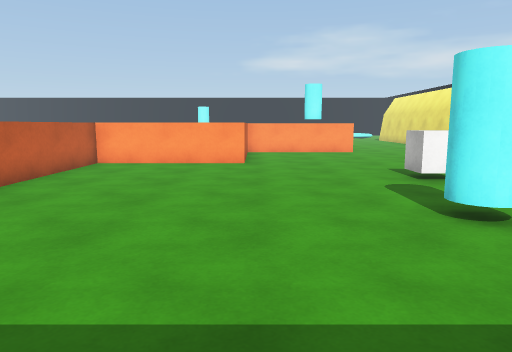
view 1 (above)

24 first-person views from a walk through a 3-D level made in the Unity game engine. The camera is 1.3 m above the floor, tilts 8° down and sees 70° across. The floor is counted in squares, 1 m on a side. Each view is taken from the middle of a square. On the plan, view 1 faces up. The plan holds only what a view shows up to about 15 squares ahead; the rest is blank. The place goes on beyond the plan. The player character is not drawn. Surface patterns are stand-ins for the level's own textures.

view 2
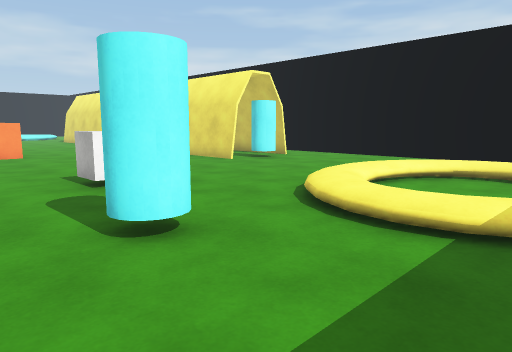

view 3
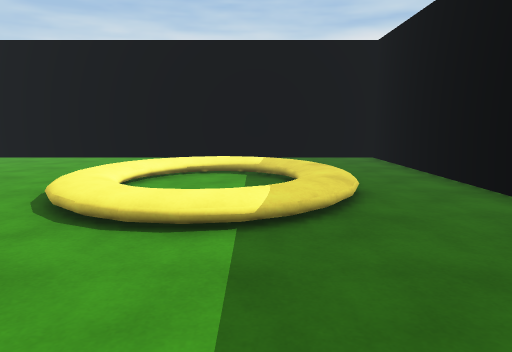

view 4
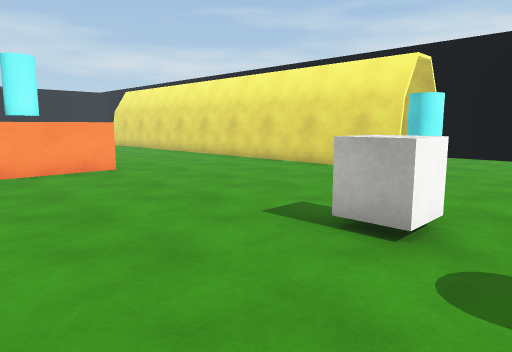

view 5
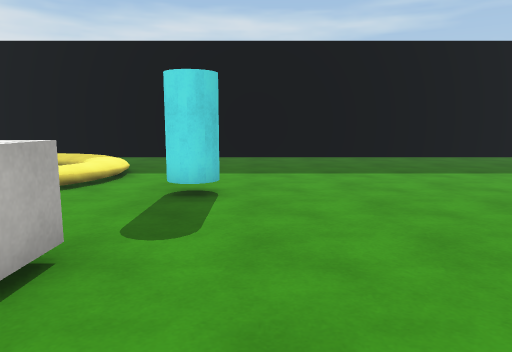

view 6
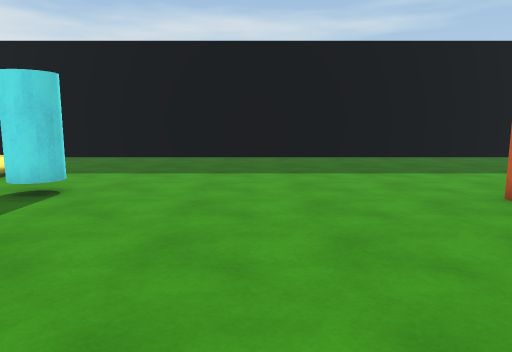

view 7
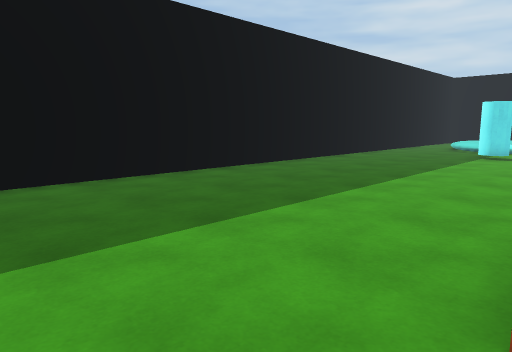

view 8
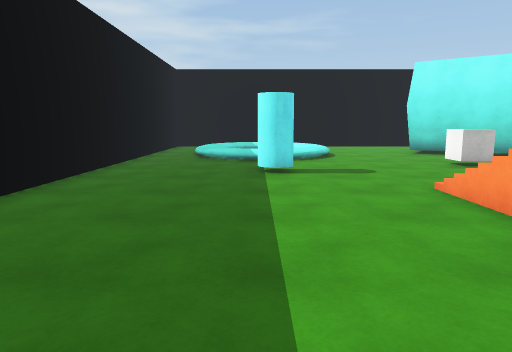

view 9
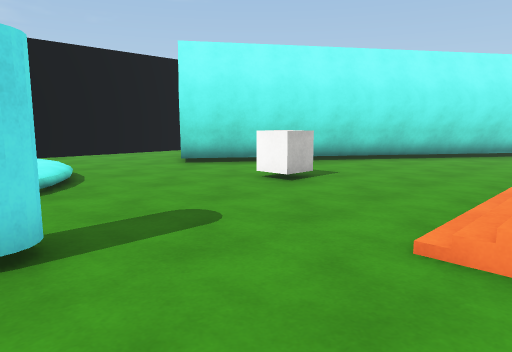

view 10
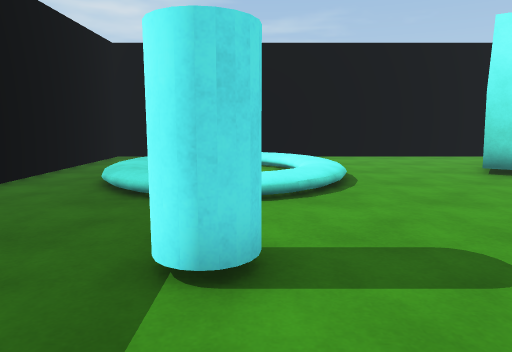

view 11
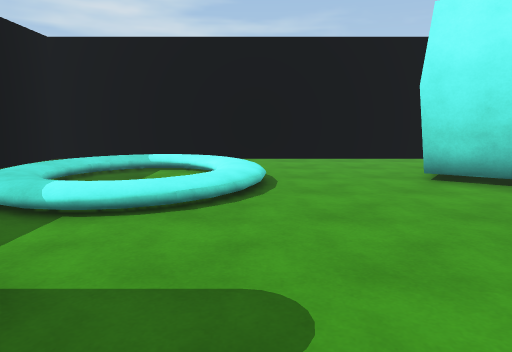

view 12
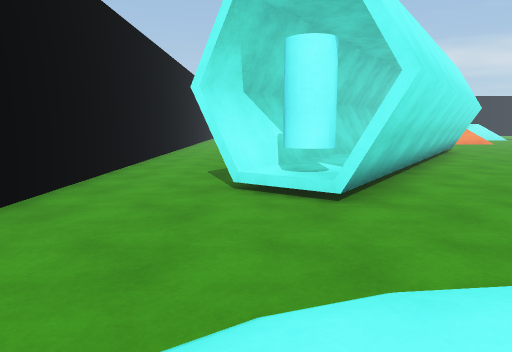

view 13
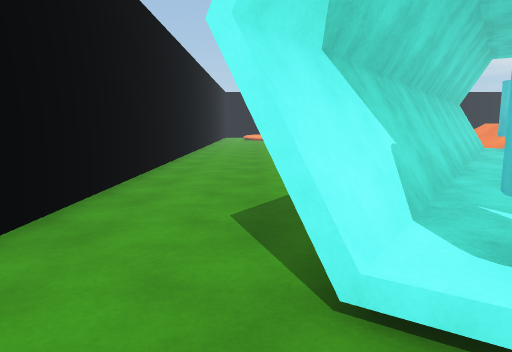

view 14
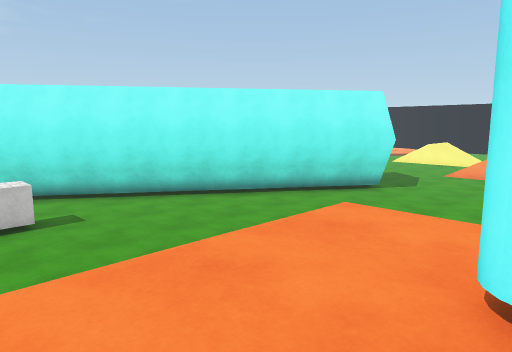

view 15
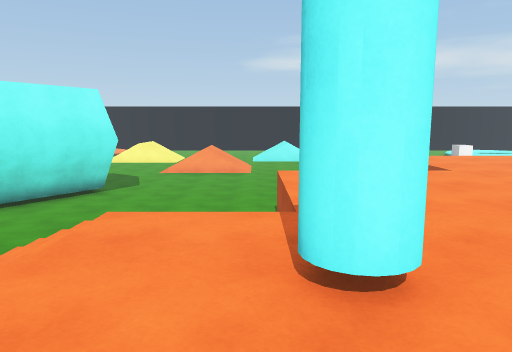

view 16
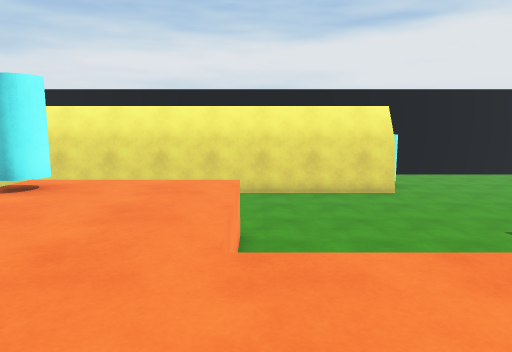

view 17
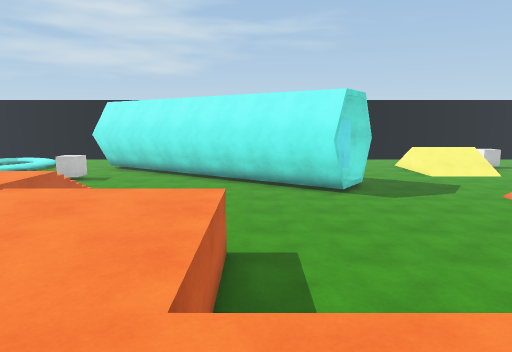

view 18
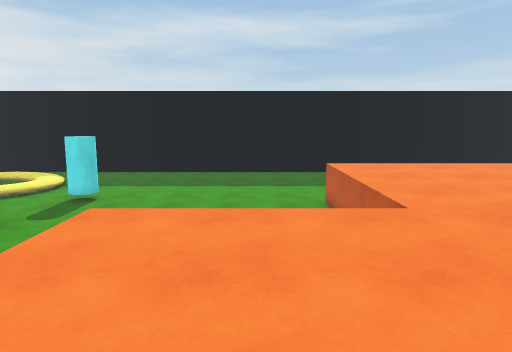

view 19
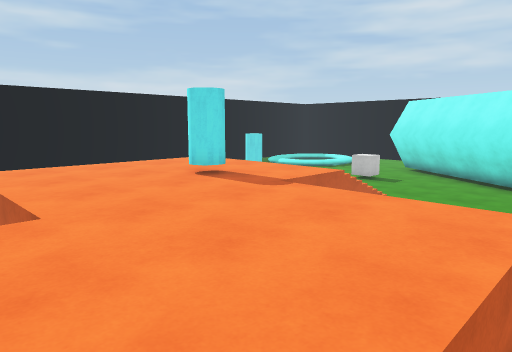

view 20
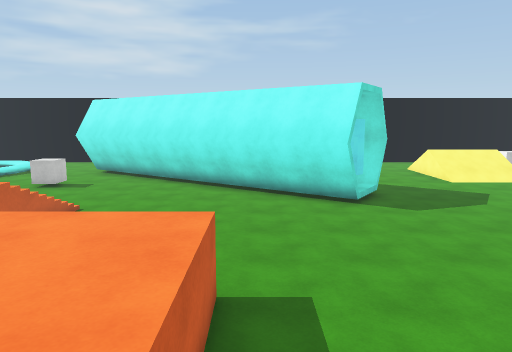

view 21
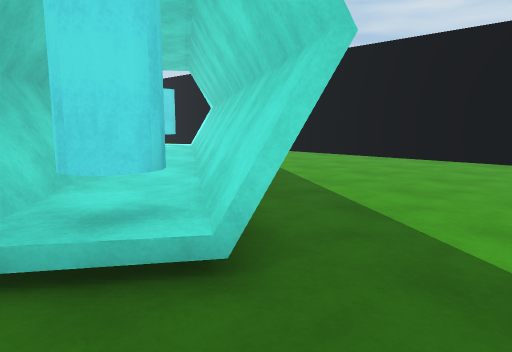

view 22
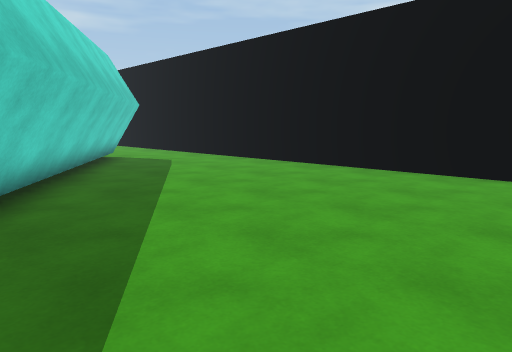

view 23
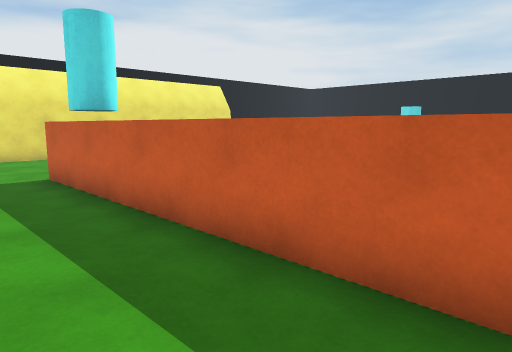

view 24
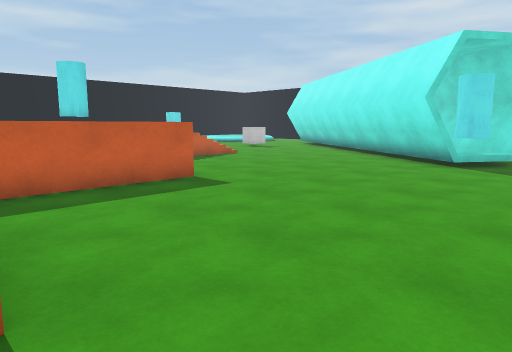

### Floor plan
Key: @ floor where view 1 was taken; # wall or solid block; . main floor; : floor 0.25 m higher than the main floor; + floor 0.5 m higher than the main floor; * floor 1.25 m higher than the main floor; / step, stairs or slope; = window, fence, low wall or low ledge; C cube; Y cyan cylinder; O other object.
Columns run from 31 left of view 1 to 16 right of it. Each row starts with its distance up from view 1.
 25        .. ..........   .. . ..           ##
 24   ........................ ........      ##
 23 #..........##........................... ##
 22 #..........#YY............********YY.....##
 21 #.........##YY#...........********Y*.....##
 20 #........##++##...........**********.....##
 19 #.......##=+##............**********.....##
 18 #.......##+=##............**********.....##
 17 #......##++##........**********..........##
 16 #.....##=+##.........**********..........##
 15 #.....##+=##........ **********..........##
 14 #....##++##........  **********..........##
 13 #...##=+##........   **********..........##
 12 #...##+=##.....///********...............##Y  .#
 11 #..##Y+##......///********.................Y...#
 10 #...OY##.......///**YY****.....................#
  9 #.....#...C....///********.........CC..........#
  8 #..............///********.....................#
  7 #............../  ********.....................#
  6 #..............///********............///     .#
  5 #.../OO/..........................YY./++++     #
  4 #   +//+:............................+/../+    #
  3 #  +/.  +/.YY........................+..../    #
  2 #  +..  //..Y........................+....+    #
  1 #  //. /+............................/+//+/   .#
  0 #   /+++.......................@.......//   ...#
 -1 #    ..........................................#
 -2 #..............................................#
 -3 ################################################

Where each view was taken, in squares from view 1:
view 1: 0 up, 0 right, facing up
view 2: 1 up, 1 right, facing up-right
view 3: 2 up, 1 right, facing right
view 4: 7 up, 0 right, facing up-right
view 5: 12 up, 2 right, facing down
view 6: 12 up, 1 left, facing down
view 7: 6 up, 3 left, facing down-left
view 8: 2 up, 9 left, facing left
view 9: 2 up, 15 left, facing up-left
view 10: 3 up, 16 left, facing left
view 11: 5 up, 17 left, facing left
view 12: 3 up, 27 left, facing up
view 13: 8 up, 28 left, facing up
view 14: 7 up, 10 left, facing up-left
view 15: 7 up, 11 left, facing up
view 16: 17 up, 4 left, facing right
view 17: 18 up, 3 left, facing left
view 18: 18 up, 3 left, facing down
view 19: 18 up, 4 left, facing down-left
view 20: 18 up, 5 left, facing left
view 21: 25 up, 17 left, facing down-left
view 22: 25 up, 21 left, facing down-left
view 23: 25 up, 5 left, facing down-right
view 24: 25 up, 5 left, facing down-left
